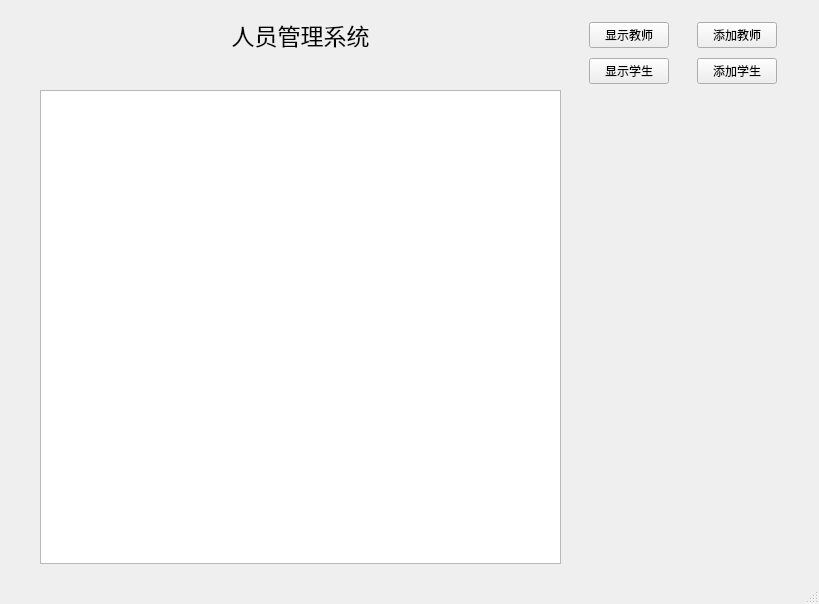
<?xml version="1.0" encoding="UTF-8"?>
<ui version="4.0">
 <class>MainWindow</class>
 <widget class="QMainWindow" name="MainWindow">
  <property name="geometry">
   <rect>
    <x>0</x>
    <y>0</y>
    <width>819</width>
    <height>604</height>
   </rect>
  </property>
  <property name="windowTitle">
   <string>MainWindow</string>
  </property>
  <widget class="QWidget" name="centralwidget">
   <property name="enabled">
    <bool>true</bool>
   </property>
   <layout class="QGridLayout" name="gridLayout">
    <item row="0" column="1">
     <widget class="QWidget" name="widget" native="true">
      <layout class="QGridLayout" name="gridLayout_2">
       <item row="0" column="0">
        <widget class="QLabel" name="label">
         <property name="enabled">
          <bool>true</bool>
         </property>
         <property name="minimumSize">
          <size>
           <width>455</width>
           <height>0</height>
          </size>
         </property>
         <property name="maximumSize">
          <size>
           <width>90000</width>
           <height>50</height>
          </size>
         </property>
         <property name="font">
          <font>
           <pointsize>17</pointsize>
          </font>
         </property>
         <property name="text">
          <string>人员管理系统</string>
         </property>
         <property name="alignment">
          <set>Qt::AlignCenter</set>
         </property>
        </widget>
       </item>
       <item row="2" column="0">
        <widget class="QTableWidget" name="tableWidget">
         <property name="maximumSize">
          <size>
           <width>521</width>
           <height>16777215</height>
          </size>
         </property>
        </widget>
       </item>
       <item row="0" column="1">
        <widget class="QPushButton" name="pushButton">
         <property name="maximumSize">
          <size>
           <width>80</width>
           <height>16777215</height>
          </size>
         </property>
         <property name="text">
          <string>显示教师</string>
         </property>
        </widget>
       </item>
       <item row="1" column="1">
        <widget class="QPushButton" name="pushButton_2">
         <property name="maximumSize">
          <size>
           <width>80</width>
           <height>16777215</height>
          </size>
         </property>
         <property name="text">
          <string>显示学生</string>
         </property>
        </widget>
       </item>
       <item row="0" column="3">
        <widget class="QPushButton" name="addteacher">
         <property name="maximumSize">
          <size>
           <width>80</width>
           <height>16777215</height>
          </size>
         </property>
         <property name="text">
          <string>添加教师</string>
         </property>
        </widget>
       </item>
       <item row="1" column="3">
        <widget class="QPushButton" name="addstu">
         <property name="maximumSize">
          <size>
           <width>80</width>
           <height>16777215</height>
          </size>
         </property>
         <property name="text">
          <string>添加学生</string>
         </property>
        </widget>
       </item>
      </layout>
     </widget>
    </item>
   </layout>
  </widget>
  <widget class="QMenuBar" name="menubar">
   <property name="geometry">
    <rect>
     <x>0</x>
     <y>0</y>
     <width>819</width>
     <height>26</height>
    </rect>
   </property>
  </widget>
  <widget class="QStatusBar" name="statusbar"/>
 </widget>
 <resources/>
 <connections/>
</ui>
